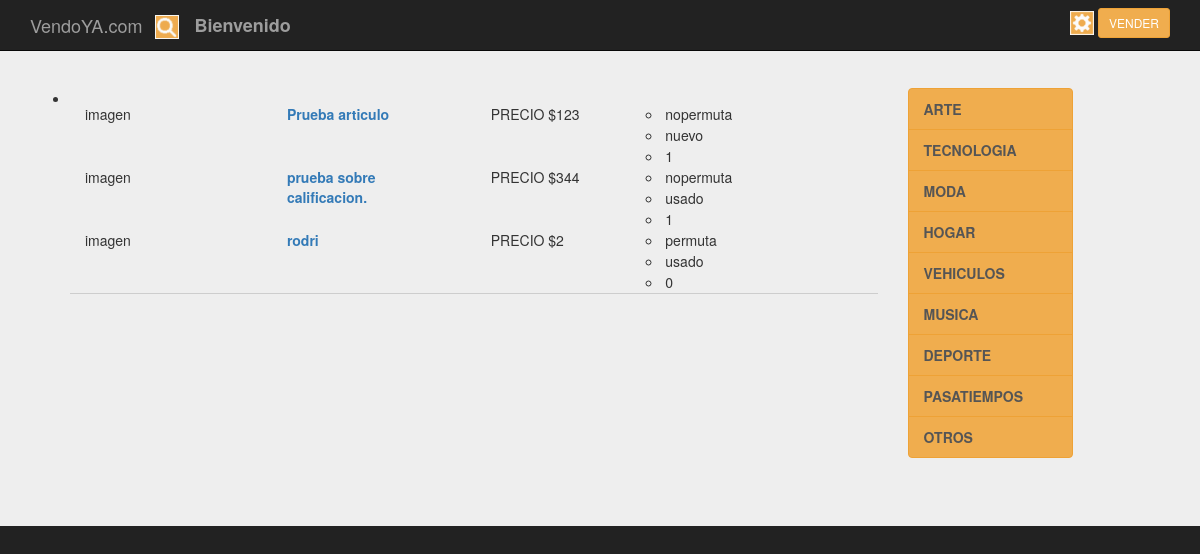
Screenshot of /Prueba/presentacion/cargamenucategoria.php?categoria=MODA with the database file from the repository.
### tables this page shows
CREATE TABLE `publicacion` (
  `id_pub` int(11) NOT NULL,
  `id_usup` int(11) NOT NULL,
  `nom_pub` varchar(40) DEFAULT NULL,
  `precio_pub` int(11) DEFAULT NULL,
  `stock_pub` int(11) DEFAULT NULL,
  `descripcion_pub` varchar(400) DEFAULT NULL,
  `img01_pub` varchar(100) DEFAULT NULL,
  `img02_pub` varchar(100) NOT NULL,
  `img03_pub` varchar(100) NOT NULL,
  `nuevo_pub` varchar(20) DEFAULT NULL,
  `fecha_pub` date DEFAULT NULL,
  `acepta_permuta_pub` varchar(20) DEFAULT NULL,
  `categoria_pub` varchar(20) DEFAULT NULL,
  `denuncia_pub` tinyint(1) DEFAULT NULL,
  `activa` varchar(20) NOT NULL
);

### Prueba/clases/Publicacion.class.php (called while the page is built, shortened)
<?php
require_once('../persistencia/PersistenciaPublicacion.class.php');
class Publicacion
{
	private $categoria_pub;
    function __construct($id='',$usu='',$nom='',$pre='',$sto='',$des='',$im1='',$im2='',$im3='',$nue=''
	,$fec='',$acp='',$cat='',$den='',$act='')
    {
		$this->categoria_pub= $cat;
    }
	public function getCategoria()
    {
      return $this->categoria_pub;
    }
	public function consultaCategoria($conex)
    {
      $pu=new PersistenciaPublicacion;
      $datos= $pu->consCat($this,$conex);
      return $datos;
    }
}
?>

### Prueba/persistencia/PersistenciaPublicacion.class.php (called while the page is built, shortened)
<?php
class PersistenciaPublicacion
{
	    public function consCat($obj, $conex)
   {
        $categoria_pub= trim($obj->getCategoria());
        $sql = "select * from publicacion,usuario where id_usu= id_usup and categoria_pub=:categoria_pub order by premium DESC";
        $result = $conex->prepare($sql);
	    $result->execute(array(":categoria_pub" => $categoria_pub));
		$resultados=$result->fetchAll();
       return $resultados;
    }
 }
?>

### Prueba/Presentacion/cargamenucategoria.php (the view, shortened to what this page needs)
<?php
require_once('../clases/Publicacion.class.php');
$categoria= strip_tags(trim($_GET['categoria']));
?>
<!doctype html>
<html lang="en">
<head>
<link rel="stylesheet" href="https://maxcdn.bootstrapcdn.com/bootstrap/3.3.7/css/bootstrap.min.css">
<link rel="stylesheet" href="../css/estilos.css">
	</head>
<body>
		<div class="container">
			<nav class="navbar navbar-inverse navbar-fixed-top">
				  <div class="container">
					<div class="navbar-header">
					  <a class="navbar-brand" href="cargamenu.php">VendoYA.com</a>
					  <div class="navbar-brand">
							<form class="forma-busqueda cf" action="cargabusqueda.php" method="post">
								<input name="keywords" id="search_box" type="text" placeholder="" >
							</form>
					  </div>
					</div>
					<div id="navbar" class="navbar-collapse collapse">
					<div class="navbar-brand"><label>Bienvenido <?php echo $_SESSION["LOGIN"];?></label></div>
					  <form class="navbar-form navbar-right">
							<div class="dropdown">
								<a href="#" class="dropdown-toggle" data-toggle="dropdown" data-hover="dropdown">
								<img src="../images/engine-icon.png" alt="">
								</a>
								<a href="venta.php" class="btn btn-warning btn-sm">VENDER</a>
							</div>
					  </form>
					</div>
				  </div>
			</nav>
		</div>
		<div class="jumbotron">
			<div class="container">
				<section class="main row">
					<div class="col-md-9">
					<ul class="pre-scrollable" class="claseLista">
						<li class="intem-resultado">
							<div class="container">
								<div class="row">
									<?php
										$conex = conectar();
										$d = new Publicacion('','','','','','','','','','','','',$categoria);
										$datos_d=$d->consultaCategoria($conex);
										$cuenta=count($datos_d);
									?>
									<?php
										for ($i=0;$i<$cuenta;$i++)
										{
										?>
											<div class="col-md-3">
											imagen
											</div>
											<div class="col-md-3">
											<strong>
												<a href="Cargaarticulo.php?id_pub=<?php echo $datos_d[$i][0] ?>" value="<?php echo $datos_d[$i][0]?>"  ><?php echo $datos_d[$i][2]?></a>
											</strong>
											</div>
											<div class="col-md-2">
												<strong>
												<option value="<?php echo $datos_d[$i][0]?>"  >PRECIO $<?php echo $datos_d[$i][3]?></option>
												</strong>
											</div>
											<div class="col-md-4">
												<ul>
													<li><option value="<?php echo $datos_d[$i][0]?>"  ><?php echo $datos_d[$i][11]?></option></li>
													<li><option value="<?php echo $datos_d[$i][0]?>"  ><?php echo $datos_d[$i][9]?></option></li>
													<li><option value="<?php echo $datos_d[$i][0]?>"  ><?php echo $datos_d[$i][19]?></option></li>
												</ul>
											</div>
								<?php
								}
								?>
								</div>
							</div>
						</li>
					</ul>
					</div>
					<div>
						<div class="col-xs-6 col-sm-3 col-md-2 sidebar-offcanvas aling-left" id="sidebar">
						  <div class="list-group"><b>
						 	<a href="cargamenucategoria.php?categoria=ARTE" class="list-group-item">ARTE</a>
							<a href="cargamenucategoria.php?categoria=TECNOLOGIA" class="list-group-item">TECNOLOGIA</a>
							<a href="cargamenucategoria.php?categoria=MODA" class="list-group-item">MODA</a>
							<a href="cargamenucategoria.php?categoria=HOGAR" class="list-group-item">HOGAR</a>
							<a href="cargamenucategoria.php?categoria=VEHICULOS" class="list-group-item">VEHICULOS</a>
							<a href="cargamenucategoria.php?categoria=MUSICA" class="list-group-item">MUSICA</a>
							<a href="cargamenucategoria.php?categoria=DEPORTE" class="list-group-item">DEPORTE</a>
							<a href="cargamenucategoria.php?categoria=PASATIEMPOS" class="list-group-item">PASATIEMPOS</a>
							<a href="cargamenucategoria.php?categoria=OTROS" class="list-group-item">OTROS</a>
							</b>
						  </div>
						</div>
					</div>
				</section>
			</div>
		</div>
</body>
</html>

### Prueba/Css/estilos.css (style rules this page uses)
body { padding-top: 40px; padding-bottom: 40px; background-color: #222; }
.list-group-item { color: #fff; background-color: #f0ad4e; border-color: #eea236 }
.intem-resultado { border-bottom: 1px solid #cdcdcd; }
.forma-busqueda { margin-left: -2px; }
.forma-busqueda input { color: transparent; width: 24px; height: 24px; float: left; border: 0; background: #007ABE url(../images/search-icon.png) no-repeat center; -webkit-transition:all 0.5s linear; -o-transition:all 0.5s linear; -moz-transition:all 0.5s linear; -ms-transition:all 0.5s linear; transition:all 0.5s linear; }

### rows the page displays
publicacion: $datos_d[$i][0] 14 (drawn), nom_pub "Prueba articulo"
publicacion: $datos_d[$i][0] 17 (drawn), nom_pub "prueba sobre calificacion."
publicacion: $datos_d[$i][0] 15 (drawn), nom_pub "rodri"
